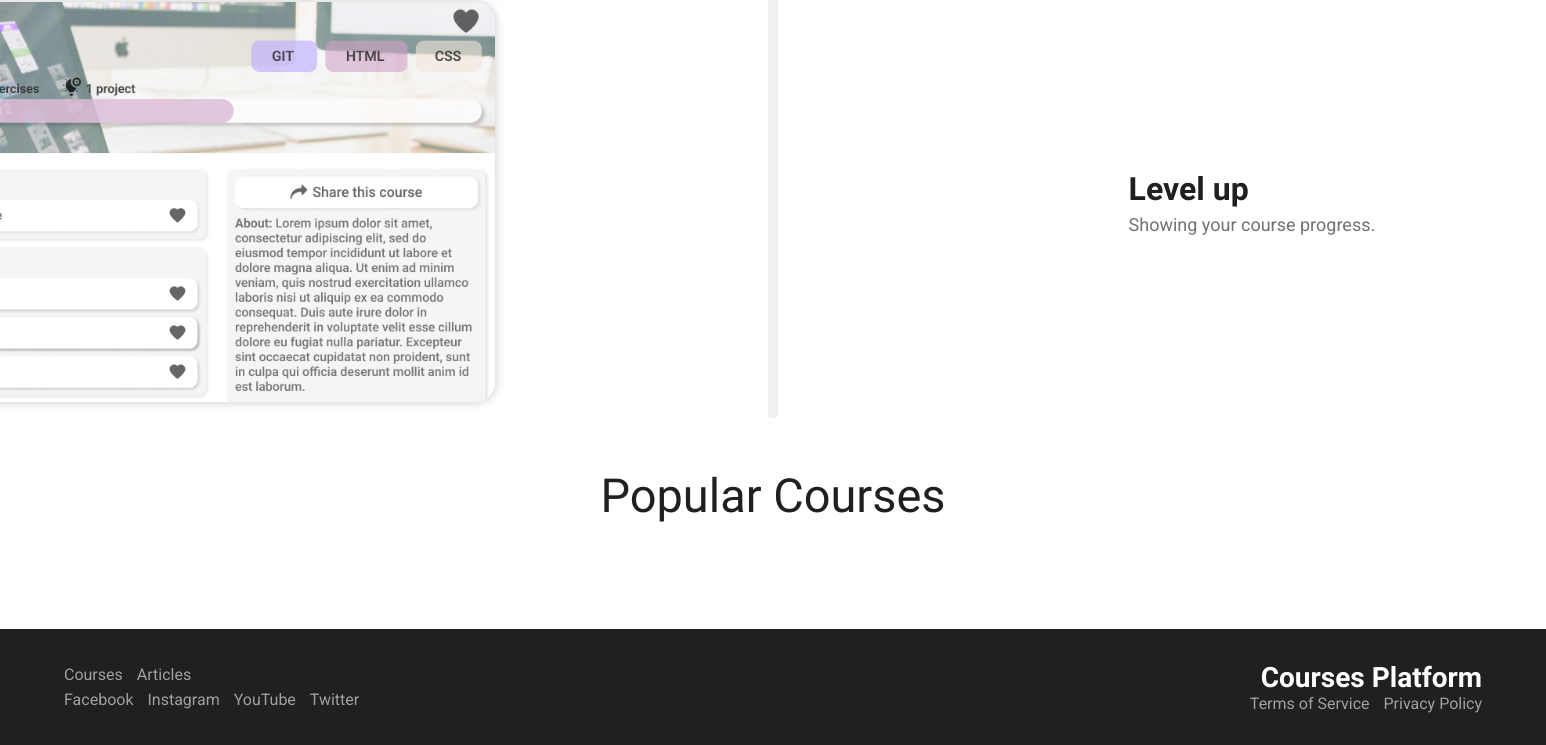
/ (lower part), run on an earlier commit of the app's database.
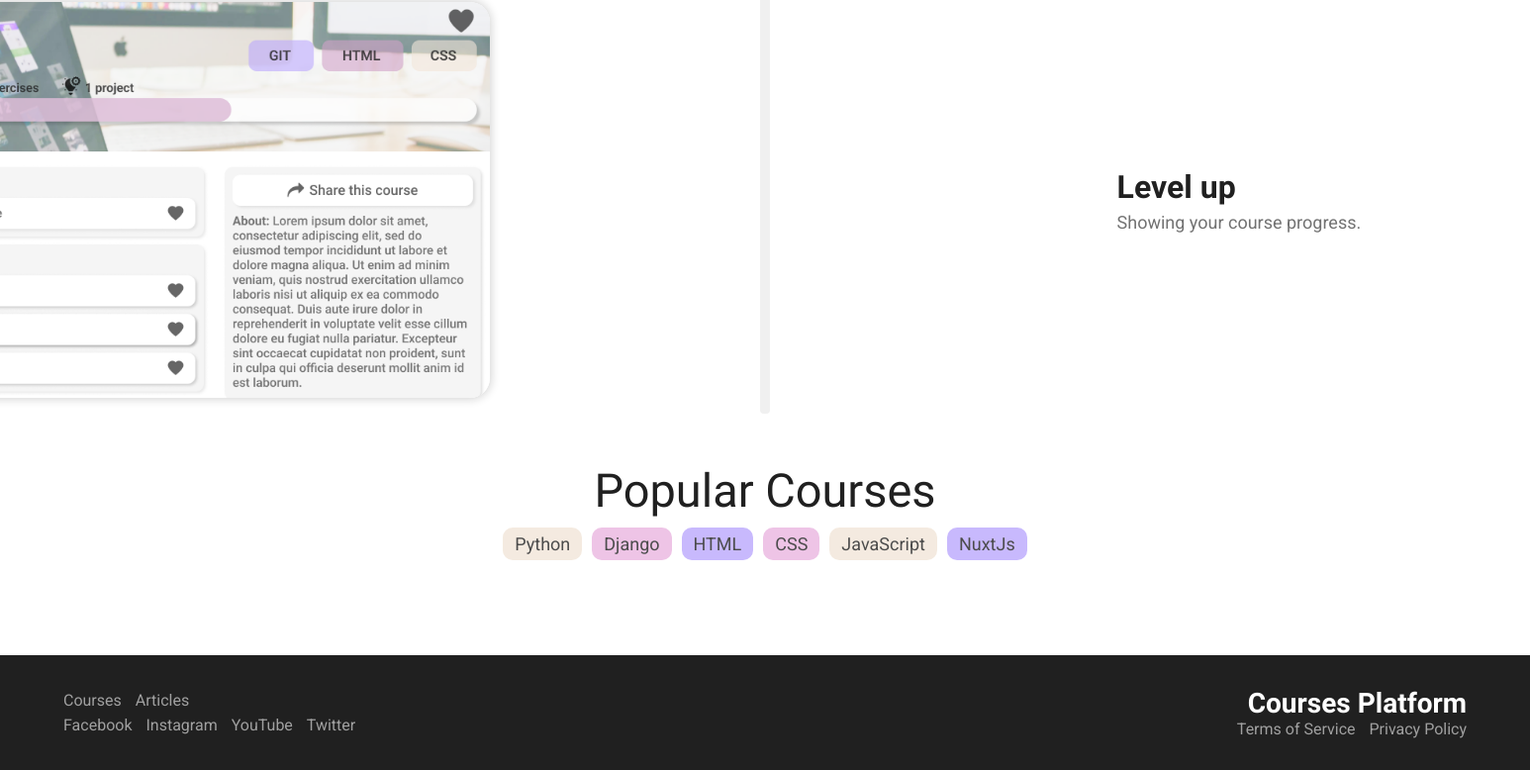
And on a later commit of the database.
### course/models.py (models this page shows, shortened)
class Tag(models.Model):
    name = models.CharField(max_length=100)

### user/views/main.py (the view)
# urls.py: path('', main.dashboard, name='dashboard'),
def dashboard(request):
    if request.user.is_authenticated:
        courses_before_3 = request.user.users_who_completed_course.all()[:3]
        courses_after_3 = request.user.users_who_completed_course.all()[3:]
        context = {
            'courses_before_3': courses_before_3,
            'courses_after_3': courses_after_3,
        }
        return render(request, 'auth/dashboard.html', context)
    else:
        tags = Tag.objects.filter(course__isnull=False).distinct()
        return render(request, 'auth/index.html', {
            'tags': tags,
        })

### user/templates/auth/index.html (shortened to what this page needs)
{% include 'main.html' %}
{% block title %}
    <link rel="stylesheet" href="/static/css/index.css">
{% endblock title %}
{% block content %}
<div class="content">
    <div class="about">
        <div class="about__content">
            <div class="about__content__line">
            </div>
            <div class="about__content__left">
                <div class="card card3">
                    <img src="/static/media/index/image2.png" alt="image 3">
                </div>
                <div class="card__desc">
                    <h2>Level up</h2>
                    <p>Showing your course progress.</p>
                </div>
            </div>
        </div>
    </div>
</div>
<div class="collection">
    <div class="title">Popular Courses</div>
   <div class="collection__titles">
    {% for tag in tags %}
        <div class="tag" style="background-color: {% if forloop.counter|divisibleby:3 %}#BBA8FD{% elif forloop.counter|divisibleby:2 %}#EAB6E1{% else %}#F2E6D9{% endif %}">
            {{ tag.name }}
        </div>
    {% endfor %}
   </div>
   <div class="page__content__courses" id='ShowAllCourses'></div>
</div>
<footer class="footer">
    <div class="footer__left">
        <div class="">
            <a href="/courses">Courses</a>
            <a href="/articles">Articles</a>
        </div>
        <div class="">
            <a href="">Facebook</a>
            <a href="">Instagram</a>
            <a href="">YouTube</a>
            <a href="">Twitter</a>
        </div>
    </div>
    <div class="footer__right">
        <div class="">
            <h2>Courses Platform</h2>
        </div>
        <div class="">
            <a href="/terms-of-service">Terms of Service</a>
            <a href="/privacy-policy">Privacy Policy</a>
        </div>
    </div>
</footer>
{% endblock content %}

### templates/main.html (shortened to what this page needs)
<!DOCTYPE html>
<html lang="en">
<head>
    <link rel="stylesheet" href="/static/css/main.css">
</head>
<body>
</body>
</html>

### static/css/main.css (style rules this page uses)
* { box-sizing: border-box; padding: 0; margin: 0; text-decoration: none; outline: none; border: none; }
body { background-color: var(--white); color: var(--primary); font-size: 18px; font-family: var(--Roboto); overflow-x: hidden; }
a { color: rgb(20,20,20,.9); }
a, button, input, textarea, select, textarea { transition: all .3s linear; }

### static/css/index.css (style rules this page uses)
.content { display: flex; justify-content: center; align-items: center; flex-direction: column; width: 100%; }
.about { height: 165vh; width: 100%; }
.title { font-family: var(--PaytoneOne); color: var(--primary); font-size: calc((1vw + 1vh) * 2); padding: 10px 0; width: 100%; text-align: center; }
.about__content { width: 100%; position: relative; display: flex; justify-content: center; align-items: center; flex-direction: column; }
.about__content__left { display: flex; justify-content: space-between; align-items: center; width: 100%; margin: 2vh 0; position: relative; }
.card { display: flex; justify-content: center; align-items: center; flex-direction: column; max-width: 47vw; min-height: 50vh; height: 100%; width: 100%; position: relative; border-radius: 20px; transition: all .3s linear; box-shadow: 0 0 10px 1px rgb(20,20,20,.2); }
.card3 img { left: -13vw; }
.card img { width: 60vw; height: 100%; object-fit: cover; border-radius: 20px; position: absolute; }
.about__content__line { background-color: #f0f0f0; width: 10px; height: 100%; top: 0; position: absolute; z-index: 1; display: flex; justify-content: start; align-items: start; flex-direction: column; border-radius: 4px; }
.card__desc { width: 47vw; height: 100%; display: flex; justify-content: center; align-items: start; flex-direction: column; gap: 6px; padding: 10px 5vw; transition: all .3s linear; position: relative; }
.card__desc h2 { font-family: var(--PaytoneOne); font-size: 32px; }
.card__desc p { font-size: 18px; color: rgb(20,20,20,.6); }
.collection { width: 100%; margin-bottom: 6vh; }
.collection__titles { display: flex; justify-content: center; align-items: start; width: 100%; padding: 0 5%; gap: 10px; }
.collection__titles .tag { padding: 6px 12px; border-radius: 10px; font-size: 18px; opacity: .8; transition: all .3s linear; cursor: pointer; }
.page__content__courses { display: flex; justify-content: start; align-items: start; flex-wrap: wrap; width: 100%; gap: 2%; row-gap: 2%; padding: 3vh 5% ; }
.footer { display: flex; justify-content: space-between; align-items: center; width: 100%; background-color: var(--primary); color: #bcbcbc; padding: 4vh 8vh; }
.footer__left { display: flex; justify-content: end; align-items: start; flex-direction: column; width: 50%; gap: 6px; }
.footer__left div { display: flex; justify-content: start; align-items: center; gap: 14px; }
.footer__left div a { font-size: 16px; color: #a0a0a0; }
.footer__right { display: flex; justify-content: end; align-items: end; flex-direction: column; width: 50%; }
.footer__right div h2 { font-family: var(--PaytoneOne); font-size: 28px; color: var(--white); }
.footer__right div { display: flex; justify-content: start; align-items: center; gap: 14px; }
.footer__right div a { font-size: 16px; color: #a0a0a0; }

### static/css/variables.css (style rules this page uses)
:root { --black: #000; --white: #fff; --primary: #202020; --lightYellow: #F2E6D9; --pink: #EAB6E1; --violet: #BBA8FD; --lilac: #DDC1EA; --lightBlue: #F3F8FF; --blue: #DEECFF; --lightViolet: #C6CFFF; --lightLilac: #E8D3FF; --Roboto: 'Roboto', sans-serif; --PaytoneOne: 'Paytone One', sans-serif; }

What changed in the data, as far as the page shows it:
added Tag: name "Python"
added Tag: name "Django"
added Tag: name "HTML"
added Tag: name "CSS"
added Tag: name "JavaScript"
added Tag: name "NuxtJs"
